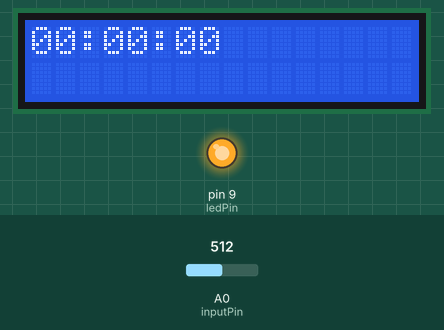
This sketch was run on a simulated Arduino Uno, built with avr-gcc and run on an emulated ATmega328P. On the bench: 16×2 character LCD, output pins drawn as LEDs (lit = HIGH). Inputs (shaded band) come from the test bench; at power-on: A0 (inputPin) = 512.

Above: at 1.2 s.
1.3 s: A0 (inputPin) set to 105
2.8 s: A0 (inputPin) set to 94
At 4.0 s:
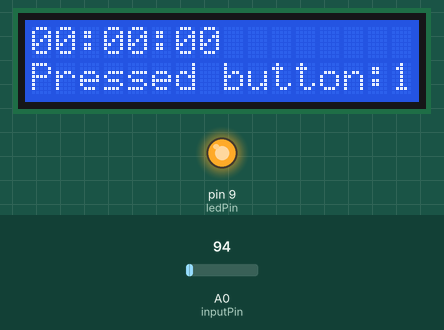
Timing chart, 0 to 5.8 s (numbered marks = the images above; inputs shaded):
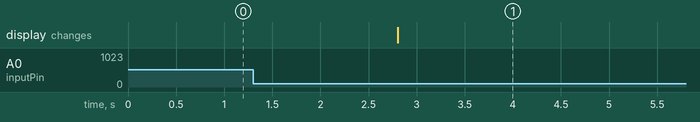

The sketch:

sketch_feb12a.ino
```cpp
/*##############################################################################
 Author:
 * Mirko Prosseda (08-2018)
 * email: mirko.prosseda@gmail.com

 Description:
 * LCD Shield for Arduino 16x2 test sketch v2.0
 * Print a default text on the lcd display, and update it if any button is pressed.

 Connections:
 * LCD    -> ARDUINO
 * RS     -> 7
 * Enable -> 6
 * D4     -> 5
 * D5     -> 4
 * D6     -> 3
 * D7     -> 2
 * R/W    -> GND
 * light  -> 9
 * Buttons array is connected to the analog input A0
##############################################################################*/


// include the library code:
#include <LiquidCrystal.h>

// initialize the library with the numbers of the interface pins
LiquidCrystal lcd(7, 6, 5, 4, 3, 2);


// Define constants and variables
const int inputPin = A0;  // buttons array analog input
const int ledPin =  9;    // backlight control

uint16_t inputValue = 0;   // value read from buttons array
//uint8_t pwmValue = 0;      // value for lcd brightness


// Initialization
void setup()
{
  pinMode(ledPin, OUTPUT);
  digitalWrite(ledPin, HIGH);
  lcd.begin(16, 2);              // set up the LCD's number of columns and rows
  lcd.print("00:00:00");  // Print a message on the LCD
  lcd.setCursor(0, 1);           // set the cursor to column 0, line 1

}

// main loop
void loop()
{
  // check buttons status
  inputValue = analogRead(inputPin);
  if(inputValue < 100 && inputValue >= 0) inputValue = 1;
  else if(inputValue < 250 && inputValue > 150) inputValue = 2;
  else if(inputValue < 470 && inputValue > 370) inputValue = 3;
  else if(inputValue < 670 && inputValue > 570) inputValue = 4;
  else if(inputValue < 870 && inputValue > 770) inputValue = 5;
  else if(inputValue <= 1023 && inputValue > 950) inputValue = 0;

  // update display text
  if(inputValue == 1)
  {
    lcd.setCursor(0, 1);
    lcd.print("Pressed button:");
    lcd.print(inputValue);
    delay(200);
  }
  else
  {
    lcd.setCursor(0, 1);
    lcd.print("");
  }
}
```

Measured:
- the behaviour switches between 100 and 99 on A0 (inputPin) (found by bisection; images 0 and 1)
- after the input at 1.3 s, every drawn part: stays the same
- after the input at 2.8 s, the display: changes at once (image 1)
